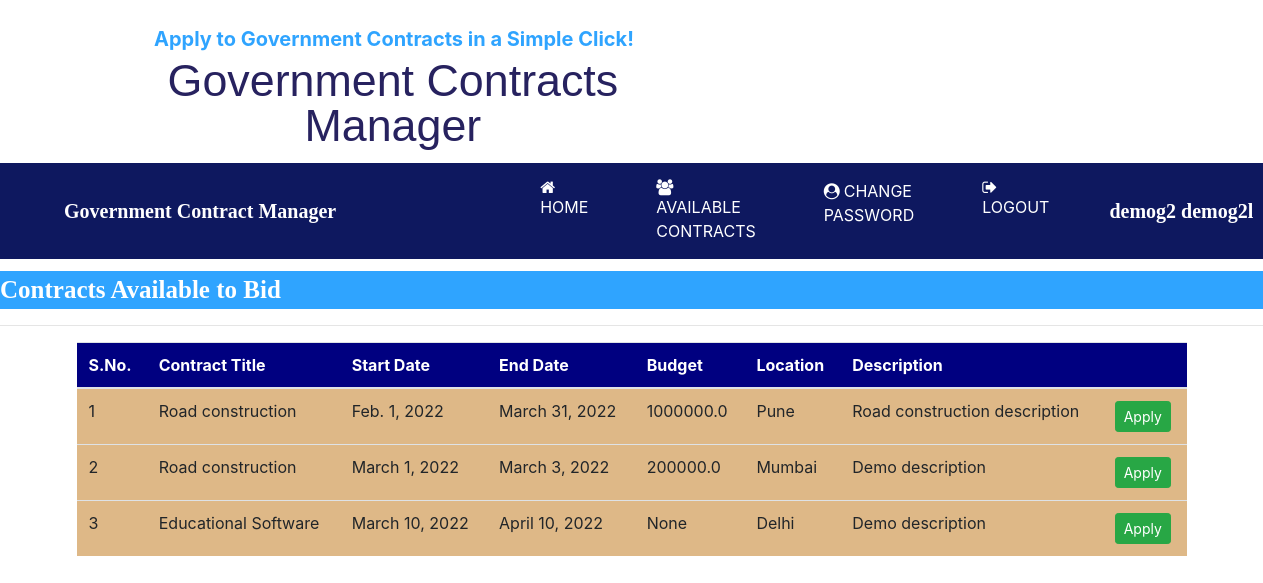
/contractor_contractslist (signed in), run on the app's committed database.
### main/models.py (models this page shows, shortened)
class Contract(models.Model):
    government = models.ForeignKey(GovernmentUser, on_delete=models.CASCADE)
    start_date = models.DateField()
    end_date = models.DateField(null=True)
    title = models.CharField(max_length=100)
    budget = models.FloatField(max_length=20, null=True)
    doc = models.FileField(null=True)
    description = models.CharField(max_length=300, null=True)
    location = models.CharField(max_length=100)
    creationdate = models.DateField()
    type = models.CharField(max_length=15, null=True)

### main/views.py (the view)
# urls.py: path('contractor_contractslist', contractor_contractslist,
def contractor_contractslist(request):
    if not request.user.is_authenticated:
        return redirect('contractor_login')
    contract = Contract.objects.all()
    d = {'contract': contract}
    return render(request, 'cavailable_contracts.html', d)

### main/templates/cavailable_contracts.html
{% load static %} {% block body %} {% include 'cnav.html' %}
<marquee
  style="
    font-family: 'Monotype Corsiva';
    font-size: 25px;
    color: white;
    background-color: #2fa4ff;
    margin-top: 1%;
    font-weight: bold;
  "
>
  Contracts Available to Bid
</marquee>
<hr />
<div class="container">
  <table class="table table-hover" id="example">
    <thead>
      <tr style="background-color: #000080; color: white">
        <th>S.No.</th>
        <th>Contract Title</th>
        <th>Start Date</th>
        <th>End Date</th>
        <th>Budget</th>
        <th>Location</th>
        <th>Description</th>
        <th></th>
      </tr>
    </thead>
    <tbody>
      {% for i in contract %}
      <tr style="background-color: #deb887">
        <td>{{forloop.counter}}</td>
        <td>{{i.title}}</td>
        <td>{{i.start_date}}</td>
        <td>{{i.end_date}}</td>
        <td>{{i.budget}}</td>
        <td>{{i.location}}</td>
        <td>{{i.description}}</td>
        <td>
          <a href="{% url 'apply_contract' forloop.counter %}" class="btn btn-success btn-sm"
            >Apply</a
          >
        </td>
      </tr>
      {% endfor %}
    </tbody>
  </table>
</div>
{% endblock %}

### main/templates/cnav.html (shortened to what this page needs)
<html>
  <head>
    {% load static %}
    <link
      rel="stylesheet"
      href="https://maxcdn.bootstrapcdn.com/bootstrap/4.5.2/css/bootstrap.min.css"
    />
    <link
      rel="stylesheet"
      href="https://cdnjs.cloudflare.com/ajax/libs/font-awesome/4.7.0/css/font-awesome.min.css"
    />
  </head>
  <body>
    <div class="container">
      <div class="row">
        <div class="col-sm-7 mt-4 text-center">
          <span style="font-weight: bold; font-size: 20px">
            <span style="color: #2fa4ff"
              >Apply to Government Contracts in a Simple Click!</span
            >
          </span>
          <center>
            <h1 class="ml1">
              <span class="text-wrapper">
                <span>Government Contracts Manager</span>
              </span>
            </h1>
          </center>
        </div>
      </div>
    </div>
    <nav class="navbar navbar-expand-sm" style="background-color: #0e185f">
      <a
        class="navbar-brand text-white pl-5 font-weight-bold"
        style="font-family: 'Monotype Corsiva'; font-size: 20px"
        >Government Contract Manager</a
      >
      <ul class="navbar-nav">
        <li class="nav-item">
          <a
            class="nav-link"
            href="{% url 'contractor_home' %}"
            style="margin-left: 180px"
            ><i class="fa fa-home mr-1"></i>HOME</a
          >
        </li>
        <li class="nav-item">
          <a class="nav-link ml-5" href="{% url 'contractor_contractslist' %}"
            ><i class="fa fa-users mr-1"></i>AVAILABLE CONTRACTS</a
          >
        </li>
        <li class="nav-item">
          <a class="nav-link ml-5" href="{% url 'contractor_changepassword' %}"
            ><i class="fa fa-user-circle mr-1"></i>CHANGE PASSWORD</a
          >
        </li>
        <li class="nav-item">
          <a class="nav-link ml-5" href="{% url 'Logout' %}"
            ><i class="fa fa-sign-out mr-1"></i>LOGOUT</a
          >
        </li>
      </ul>
      <a
        class="navbar-brand text-white pl-5 font-weight-bold"
        style="font-family: 'Monotype Corsiva'; font-size: 20px"
        >{{request.user.first_name}} {{request.user.last_name}}</a
      >
    </nav>
  </body>
</html>

### main/templates/cnav.html (style rules this page uses)
.nav-link { color: white !important ; margin-right: 4px; }
.ml1 { font-weight: 200; color: rgb(39, 34, 95); font-size: 280%; letter-spacing: 0px; text-align: center; font-family: Impact, Haettenschweiler, "Arial Narrow Bold", sans-serif; display: inline-block; line-height: 1em; }
.text-wrapper { position: relative; display: inline-block; padding-top: 0.1em; padding-right: 0.05em; padding-bottom: 0.15em; }

### data on the page
Contract: title "Road construction", start_date "Feb. 1, 2022", end_date "March 31, 2022", budget "1000000.0", location "Pune", description "Road construction description"
Contract: title "Road construction", start_date "March 1, 2022", end_date "March 3, 2022", budget "200000.0", location "Mumbai", description "Demo description"
Contract: title "Educational Software", start_date "March 10, 2022", end_date "April 10, 2022", budget "None", location "Delhi", description "Demo description"

### other printed values
{{ request.user.first_name }} "demog2"
{{ request.user.last_name }} "demog2l"
